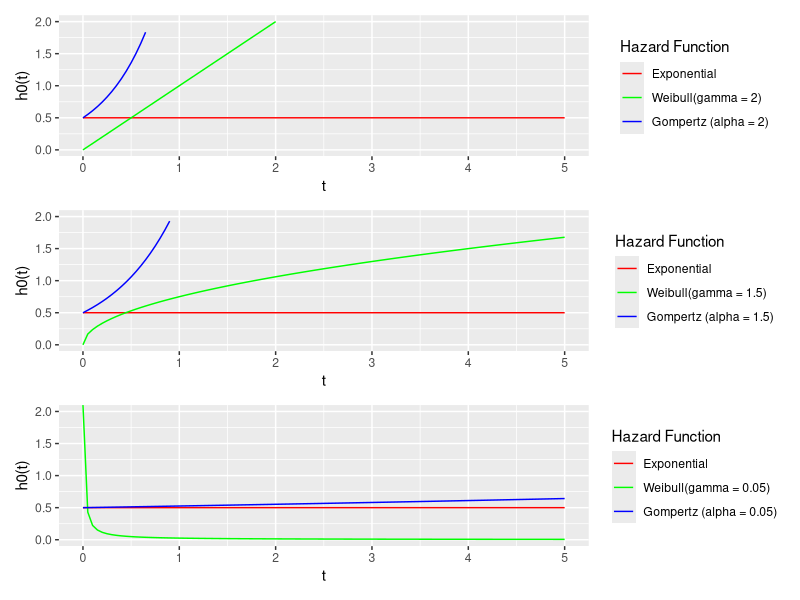

Write R code to recreate this figure.
## ---- chunk 1
knitr::opts_chunk$set(echo = TRUE, message = FALSE, warning = FALSE)
## ---- chunk 2
library(ggplot2)
library(patchwork)
## ---- chunk 3
# parameter and seed
set.seed(2023)

# gamma = 2, alpha = 2
exp_haz <- function(t, lambda = 0.5) {lambda * 1 * t^0}
weibull_haz_2 <- function(t, lambda = 0.5) lambda * 2 * t^(2 - 1)
gompertz_haz_2 <- function(t, lambda = 0.5) lambda * exp(2* t)

p1 <- ggplot(data.frame(x=c(0, 5)), aes(x=x)) + 
    geom_path(aes(colour="red"), stat="function", fun=exp_haz)+
    geom_path(aes(colour="green"), stat="function", fun=weibull_haz_2)+
    geom_path(aes(colour="blue"), stat="function", fun=gompertz_haz_2) +
    scale_colour_identity("Hazard Function", guide="legend", 
                          labels = c("Exponential", "Weibull(gamma = 2)", "Gompertz (alpha = 2)"), 
                          breaks = c("red", "green", "blue")) +
    labs(x = "t",
         y = "h0(t)") + ylim(0,2)

# gamma = 1.5, alpha = 1.5
exp_haz <- function(t, lambda = 0.5) lambda * 1 * t^0
weibull_haz_1.5 <- function(t, lambda = 0.5) lambda * 1.5 * t^(1.5 - 1)
gompertz_haz_1.5 <- function(t, lambda = 0.5) lambda * exp(1.5* t)

p2 <- ggplot(data.frame(x=c(0, 5)), aes(x=x)) + 
    geom_path(aes(colour="red"), stat="function", fun=exp_haz)+
    geom_path(aes(colour="green"), stat="function", fun=weibull_haz_1.5)+
    geom_path(aes(colour="blue"), stat="function", fun=gompertz_haz_1.5) +
    scale_colour_identity("Hazard Function", guide="legend", 
                          labels = c("Exponential", "Weibull(gamma = 1.5)", "Gompertz (alpha = 1.5)"), 
                          breaks = c("red", "green", "blue")) +
    labs(x = "t",
         y = "h0(t)") + ylim(0,2) 

# gamma = 0.05, alpha = 0.05
exp_haz <- function(t, lambda = 0.5) lambda * 1 * t^0
weibull_haz_0.05 <- function(t, lambda = 0.5) lambda * 0.05 * t^(0.05 - 1)
gompertz_haz_0.05 <- function(t, lambda = 0.5) lambda * exp(0.05 * t)

p3 <- ggplot(data.frame(x=c(0, 5)), aes(x=x)) + 
    geom_path(aes(colour="red"), stat="function", fun=exp_haz) +
    geom_path(aes(colour="green"), stat="function", fun=weibull_haz_0.05) +
    geom_path(aes(colour="blue"), stat="function", fun=gompertz_haz_0.05) +
    scale_colour_identity("Hazard Function", guide="legend", 
                          labels = c("Exponential", "Weibull(gamma = 0.05)", "Gompertz (alpha = 0.05)"), 
                          breaks = c("red", "green", "blue")) +
    labs(x = "t",
         y = "h0(t)") + ylim(0,2) 

(p1/p2/p3)
